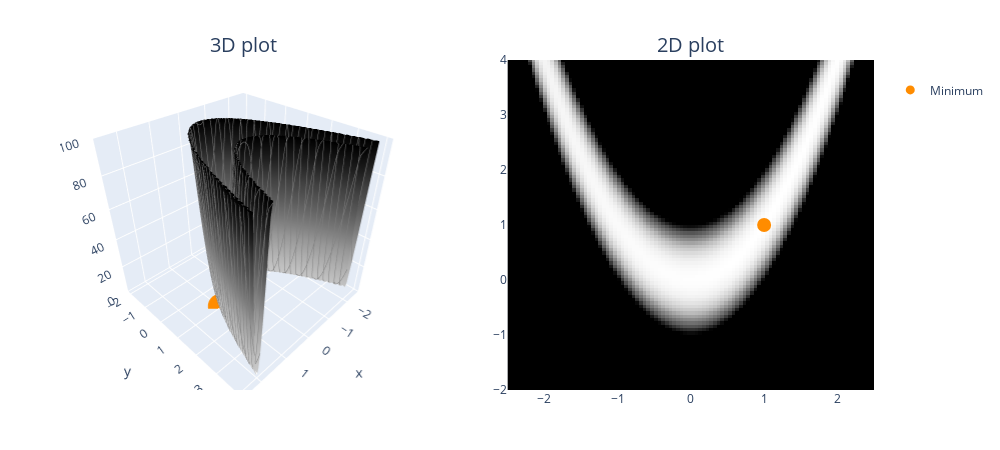

Source (notebook cell):
### Code cell
def rosenbrocks_banana_func(x: Tensor, y: Tensor, a=1, b=100) -> Tensor:
    """
    This function has a global minimum at `(a, a)` so in this case `(1, 1)`. It's characterized by a
    long, narrow, parabolic valley (parameterized by `y = x**2`). Various gradient descent methods
    have trouble navigating this valley because they often oscillate unstably (gradients from the
    `b`-term dwarf the gradients from the `a`-term).

    See more on this function: https://en.wikipedia.org/wiki/Rosenbrock_function.
    """
    return (a - x) ** 2 + b * (y - x**2) ** 2 + 1


plot_fn(
    rosenbrocks_banana_func,
    x_range=(-2.5, 2.5),
    y_range=(-2, 4),
    z_range=(0, 100),
    min_points=[(1, 1)],
)

### Figure 1 — Plotly figure (JSON) as saved in the notebook; plotly's stock layout.template omitted (floating-point values rounded to 4 significant figures; data arrays with more than 128 entries replaced by an {"elided": "..."} marker saying what was removed)
{"data": [{"colorscale": [[0, "rgb(255,255,255)"], [0.125, "rgb(240,240,240)"], [0.25, "rgb(217,217,217)"], [0.375, "rgb(189,189,189)"], [0.5, "rgb(150,150,150)"], [0.625, "rgb(115,115,115)"], [0.75, "rgb(82,82,82)"], [0.875, "rgb(37,37,37)"], [1, "rgb(0,0,0)"]], "contours": {"x": {"color": "grey", "end": 2.5, "show": true, "size": 0.2, "start": -2.5}, "y": {"color": "grey", "end": 4, "show": true, "size": 0.2, "start": -2}}, "hovertemplate": "<b>x</b> = %{x:.2f}<br><b>y</b> = %{y:.2f}<br><b>z</b> = %{z:.2f}</b>", "scene": "scene", "showscale": false, "type": "surface", "x": [-2.5, -2.449, -2.399, -2.348, -2.298, -2.247, -2.197, -2.146, -2.096, -2.045, -1.995, -1.944, -1.894, -1.843, -1.793, -1.742, -1.692, -1.641, -1.591, -1.54, -1.49, -1.439, -1.389, -1.338, -1.288, -1.237, -1.187, -1.136, -1.086, -1.035, -0.9848, -0.9343, -0.8838, -0.8333, -0.7828, -0.7323, -0.6818, -0.6313, -0.5808, -0.5303, -0.4798, -0.4293, -0.3788, -0.3283, -0.2778, -0.2273, -0.1768, -0.1263, -0.07576, -0.02525, 0.02525, 0.07576, 0.1263, 0.1768, 0.2273, 0.2778, 0.3283, 0.3788, 0.4293, 0.4798, 0.5303, 0.5808, 0.6313, 0.6818, 0.7323, 0.7828, 0.8333, 0.8838, 0.9343, 0.9848, 1.035, 1.086, 1.136, 1.187, 1.237, 1.288, 1.338, 1.389, 1.439, 1.49, 1.54, 1.591, 1.641, 1.692, 1.742, 1.793, 1.843, 1.894, 1.944, 1.995, 2.045, 2.096, 2.146, 2.197, 2.247, 2.298, 2.348, 2.399, 2.449, 2.5], "y": [-2.0, -1.939, -1.879, -1.818, -1.758, -1.697, -1.636, -1.576, -1.515, -1.455, -1.394, -1.333, -1.273, -1.212, -1.152, -1.091, -1.03, -0.9697, -0.9091, -0.8485, -0.7879, -0.7273, -0.6667, -0.6061, -0.5455, -0.4848, -0.4242, -0.3636, -0.303, -0.2424, -0.1818, -0.1212, -0.06061, 5.96e-08, 0.06061, 0.1212, 0.1818, 0.2424, 0.303, 0.3636, 0.4242, 0.4848, 0.5455, 0.6061, 0.6667, 0.7273, 0.7879, 0.8485, 0.9091, 0.9697, 1.03, 1.091, 1.152, 1.212, 1.273, 1.333, 1.394, 1.455, 1.515, 1.576, 1.636, 1.697, 1.758, 1.818, 1.879, 1.939, 2.0, 2.061, 2.121, 2.182, 2.242, 2.303, 2.364, 2.424, 2.485, 2.545, 2.606, 2.667, 2.727, 2.788, 2.848, 2.909, 2.97, 3.03, 3.091, 3.152, 3.212, 3.273, 3.333, 3.394, 3.455, 3.515, 3.576, 3.636, 3.697, 3.758, 3.818, 3.879, 3.939, 4.0], "z": {"elided": "100x100 float values"}}, {"colorscale": [[0, "rgb(255,255,255)"], [0.125, "rgb(240,240,240)"], [0.25, "rgb(217,217,217)"], [0.375, "rgb(189,189,189)"], [0.5, "rgb(150,150,150)"], [0.625, "rgb(115,115,115)"], [0.75, "rgb(82,82,82)"], [0.875, "rgb(37,37,37)"], [1, "rgb(0,0,0)"]], "customdata": {"elided": "100x100 float values"}, "hovertemplate": "<b>x</b> = %{x:.2f}<br><b>y</b> = %{y:.2f}<br><b>z</b> = %{customdata:.2f}</b>", "showscale": false, "type": "heatmap", "x": [-2.5, -2.449, -2.399, -2.348, -2.298, -2.247, -2.197, -2.146, -2.096, -2.045, -1.995, -1.944, -1.894, -1.843, -1.793, -1.742, -1.692, -1.641, -1.591, -1.54, -1.49, -1.439, -1.389, -1.338, -1.288, -1.237, -1.187, -1.136, -1.086, -1.035, -0.9848, -0.9343, -0.8838, -0.8333, -0.7828, -0.7323, -0.6818, -0.6313, -0.5808, -0.5303, -0.4798, -0.4293, -0.3788, -0.3283, -0.2778, -0.2273, -0.1768, -0.1263, -0.07576, -0.02525, 0.02525, 0.07576, 0.1263, 0.1768, 0.2273, 0.2778, 0.3283, 0.3788, 0.4293, 0.4798, 0.5303, 0.5808, 0.6313, 0.6818, 0.7323, 0.7828, 0.8333, 0.8838, 0.9343, 0.9848, 1.035, 1.086, 1.136, 1.187, 1.237, 1.288, 1.338, 1.389, 1.439, 1.49, 1.54, 1.591, 1.641, 1.692, 1.742, 1.793, 1.843, 1.894, 1.944, 1.995, 2.045, 2.096, 2.146, 2.197, 2.247, 2.298, 2.348, 2.399, 2.449, 2.5], "xaxis": "x", "y": [-2.0, -1.939, -1.879, -1.818, -1.758, -1.697, -1.636, -1.576, -1.515, -1.455, -1.394, -1.333, -1.273, -1.212, -1.152, -1.091, -1.03, -0.9697, -0.9091, -0.8485, -0.7879, -0.7273, -0.6667, -0.6061, -0.5455, -0.4848, -0.4242, -0.3636, -0.303, -0.2424, -0.1818, -0.1212, -0.06061, 5.96e-08, 0.06061, 0.1212, 0.1818, 0.2424, 0.303, 0.3636, 0.4242, 0.4848, 0.5455, 0.6061, 0.6667, 0.7273, 0.7879, 0.8485, 0.9091, 0.9697, 1.03, 1.091, 1.152, 1.212, 1.273, 1.333, 1.394, 1.455, 1.515, 1.576, 1.636, 1.697, 1.758, 1.818, 1.879, 1.939, 2.0, 2.061, 2.121, 2.182, 2.242, 2.303, 2.364, 2.424, 2.485, 2.545, 2.606, 2.667, 2.727, 2.788, 2.848, 2.909, 2.97, 3.03, 3.091, 3.152, 3.212, 3.273, 3.333, 3.394, 3.455, 3.515, 3.576, 3.636, 3.697, 3.758, 3.818, 3.879, 3.939, 4.0], "yaxis": "y", "z": {"elided": "100x100 float values"}}, {"marker": {"color": "darkorange", "size": 9}, "mode": "markers", "name": "<br>Minimum<br>", "showlegend": true, "type": "scatter3d", "x": [1], "y": [1], "z": [1]}, {"marker": {"color": "darkorange", "size": 14}, "mode": "markers", "showlegend": false, "type": "scatter", "x": [1], "y": [1]}], "layout": {"annotations": [{"font": {"size": 20}, "showarrow": false, "text": "3D plot", "x": 0.225, "xanchor": "center", "xref": "paper", "y": 1, "yanchor": "bottom", "yref": "paper"}, {"font": {"size": 20}, "showarrow": false, "text": "2D plot", "x": 0.775, "xanchor": "center", "xref": "paper", "y": 1, "yanchor": "bottom", "yref": "paper"}], "height": 450, "margin": {"b": 60, "l": 60, "r": 60, "t": 60}, "scene": {"aspectmode": "cube", "domain": {"x": [0, 0.45], "y": [0, 1]}, "zaxis": {"range": [0, 100]}}, "title": {"font": {"size": 40}}, "width": 1000, "xaxis": {"anchor": "y", "domain": [0.55, 1], "range": [-2.5, 2.5]}, "yaxis": {"anchor": "x", "domain": [0, 1], "range": [-2, 4]}}}
